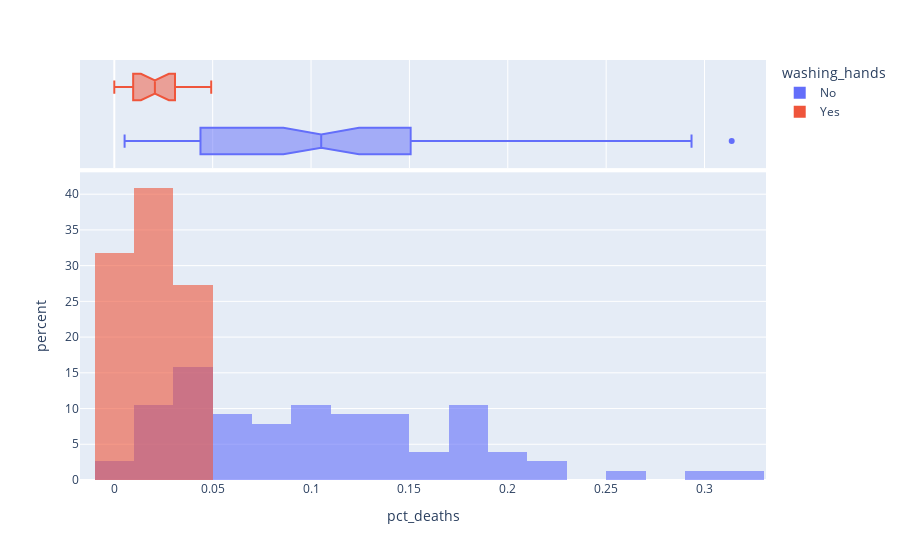

The code cell stored with this chart in its notebook:
### Markdown cell above
### Use Histograms to Visualise the Monthly Distribution of Outcomes

**Challenge**: Create a [plotly histogram](https://plotly.com/python/histograms/) to show the monthly percentage of deaths. 

* Use docs to check out the available parameters. Use the [`color` parameter](https://plotly.github.io/plotly.py-docs/generated/plotly.express.histogram.html) to display two overlapping histograms.
* The time period of handwashing is shorter than not handwashing. Change `histnorm` to `percent` to make the time periods comparable. 
* Make the histograms slighlty transparent
* Experiment with the number of bins on the histogram. Which number work well in communicating the range of outcomes?
* Just for fun, display your box plot on the top of the histogram using the `marginal` parameter.

### Code cell
histogram = px.histogram(df_monthly,
                         x='pct_deaths',
                         color='washing_hands',
                         nbins=30,
                         opacity=0.6,
                         barmode='overlay',
                         histnorm='percent',
                         marginal='box')


histogram.show()

### Figure 1 — Plotly figure (JSON) as saved in the notebook; plotly's stock layout.template omitted (floating-point values rounded to 4 significant figures)
{"data": [{"bingroup": "x", "histnorm": "percent", "hovertemplate": "washing_hands=No<br>pct_deaths=%{x}<br>percent=%{y}<extra></extra>", "legendgroup": "No", "marker": {"color": "#636efa", "opacity": 0.6, "pattern": {"shape": ""}}, "name": "No", "nbinsx": 30, "orientation": "v", "showlegend": true, "type": "histogram", "x": [0.1457, 0.07531, 0.04332, 0.01569, 0.007843, 0.05, 0.08421, 0.01351, 0.01878, 0.1102, 0.2255, 0.2085, 0.1222, 0.1023, 0.1074, 0.03226, 0.06593, 0.2078, 0.2546, 0.1839, 0.2934, 0.2297, 0.3138, 0.1912, 0.1597, 0.1241, 0.1193, 0.06098, 0.04082, 0.005236, 0.01554, 0.02262, 0.176, 0.07143, 0.08051, 0.1516, 0.1128, 0.1703, 0.1731, 0.05833, 0.02679, 0.04369, 0.0632, 0.01224, 0.03226, 0.1102, 0.1055, 0.07591, 0.04745, 0.04452, 0.04231, 0.04392, 0.07143, 0.06122, 0.03586, 0.1055, 0.1484, 0.1094, 0.1049, 0.1339, 0.1809, 0.1543, 0.1897, 0.1344, 0.1015, 0.131, 0.1806, 0.1439, 0.1496, 0.1077, 0.05369, 0.03215, 0.01923, 0.03607, 0.1827, 0.1224], "xaxis": "x", "yaxis": "y"}, {"hovertemplate": "washing_hands=No<br>pct_deaths=%{x}<extra></extra>", "legendgroup": "No", "marker": {"color": "#636efa"}, "name": "No", "notched": true, "showlegend": false, "type": "box", "x": [0.1457, 0.07531, 0.04332, 0.01569, 0.007843, 0.05, 0.08421, 0.01351, 0.01878, 0.1102, 0.2255, 0.2085, 0.1222, 0.1023, 0.1074, 0.03226, 0.06593, 0.2078, 0.2546, 0.1839, 0.2934, 0.2297, 0.3138, 0.1912, 0.1597, 0.1241, 0.1193, 0.06098, 0.04082, 0.005236, 0.01554, 0.02262, 0.176, 0.07143, 0.08051, 0.1516, 0.1128, 0.1703, 0.1731, 0.05833, 0.02679, 0.04369, 0.0632, 0.01224, 0.03226, 0.1102, 0.1055, 0.07591, 0.04745, 0.04452, 0.04231, 0.04392, 0.07143, 0.06122, 0.03586, 0.1055, 0.1484, 0.1094, 0.1049, 0.1339, 0.1809, 0.1543, 0.1897, 0.1344, 0.1015, 0.131, 0.1806, 0.1439, 0.1496, 0.1077, 0.05369, 0.03215, 0.01923, 0.03607, 0.1827, 0.1224], "xaxis": "x2", "yaxis": "y2"}, {"bingroup": "x", "histnorm": "percent", "hovertemplate": "washing_hands=Yes<br>pct_deaths=%{x}<br>percent=%{y}<extra></extra>", "legendgroup": "Yes", "marker": {"color": "#EF553B", "opacity": 0.6, "pattern": {"shape": ""}}, "name": "Yes", "nbinsx": 30, "orientation": "v", "showlegend": true, "type": "histogram", "x": [0.02239, 0.012, 0.01894, 0.0458, 0.03957, 0.04472, 0.0293, 0.03534, 0.006873, 0.0, 0.006557, 0.009585, 0.01136, 0.003717, 0.0, 0.009615, 0.02341, 0.02903, 0.0134, 0.02233, 0.03085, 0.04926], "xaxis": "x", "yaxis": "y"}, {"hovertemplate": "washing_hands=Yes<br>pct_deaths=%{x}<extra></extra>", "legendgroup": "Yes", "marker": {"color": "#EF553B"}, "name": "Yes", "notched": true, "showlegend": false, "type": "box", "x": [0.02239, 0.012, 0.01894, 0.0458, 0.03957, 0.04472, 0.0293, 0.03534, 0.006873, 0.0, 0.006557, 0.009585, 0.01136, 0.003717, 0.0, 0.009615, 0.02341, 0.02903, 0.0134, 0.02233, 0.03085, 0.04926], "xaxis": "x2", "yaxis": "y2"}], "layout": {"barmode": "overlay", "legend": {"title": {"text": "washing_hands"}, "tracegroupgap": 0}, "margin": {"t": 60}, "xaxis": {"anchor": "y", "domain": [0, 1], "title": {"text": "pct_deaths"}}, "xaxis2": {"anchor": "y2", "domain": [0, 1], "matches": "x", "showgrid": true, "showticklabels": false}, "yaxis": {"anchor": "x", "domain": [0, 0.7326], "title": {"text": "percent"}}, "yaxis2": {"anchor": "x2", "domain": [0.7426, 1], "matches": "y2", "showgrid": false, "showline": false, "showticklabels": false, "ticks": ""}}}
